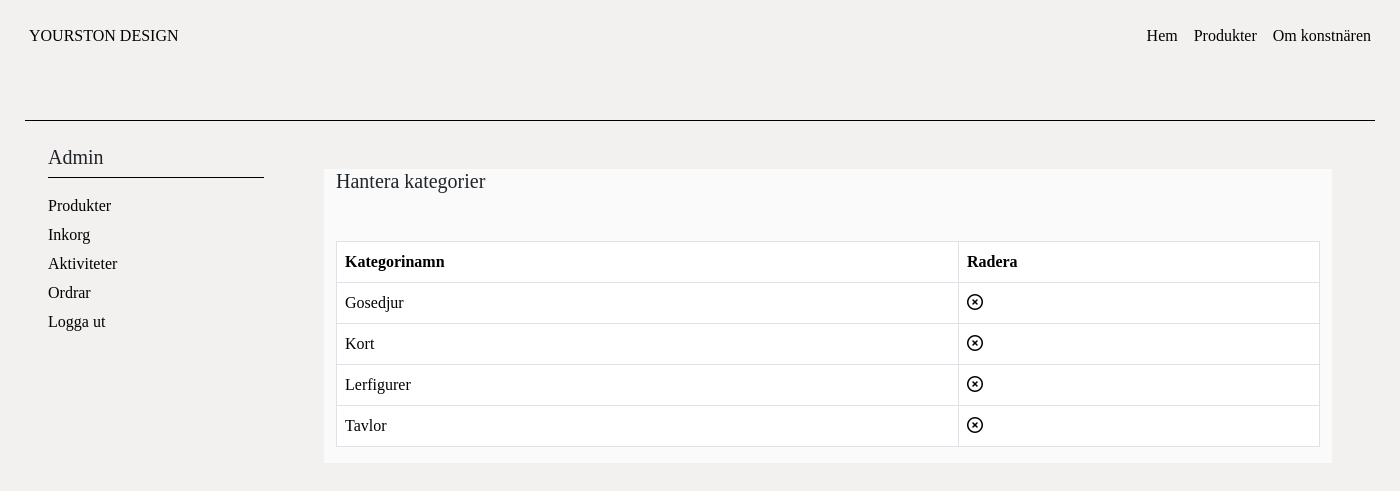
Page /admin/manage.category.php (signed in) on the committed database.
### tables this page shows
CREATE TABLE `categories` (
  `category_id` int(15) NOT NULL,
  `category_title` varchar(255) NOT NULL
);

### admin/manage.category.php (the view, shortened to what this page needs)
<?php
require_once '../assets/config/dp.php';
require_once 'admin.header.php';
?>
    <div class="line-container pt-5">
        <div class="solid-line"></div>
    </div>
    <div class="container m-0 p-0">
        <div class="row">
            <div class="col-3 adminpanel">
                <?php
                require_once 'inc.adminpanel.php';
                ?>
            </div>
            <div class="col-9 admintable my-5">
                <h5>Hantera kategorier</h5>
                <table class="table table-bordered mt-5">
                    <thead>
                        <tr>
                            <th>Kategorinamn</th>
                            <th>Radera</th>
                        </tr>
                    </thead>
                    <?php
                        $sql = 'SELECT * FROM categories ORDER BY category_title';
                        $stmt = $dbh->prepare($sql);
                        $stmt->execute();
                        if ($stmt->rowCount()>0) {
                            while ($row = $stmt->fetch()) {
                                echo '
                                    <tbody>
                                        <tr>
                                            <td>'.ucfirst($row['category_title']).'</td>
                                            <td>
                                                <a href="admin.php?delete_category='.($row['category_id']).'">
                                                    <i class="fa-regular fa-circle-xmark"></i>
                                                </a>
                                            </td>
                                        </tr>
                                    </tbody>
                                ';
                            }
                        }
                    ?>
                </table>
            </div>
        </div>
    </div>

### assets/css/album.css (style rules this page uses)
a:link { color: #000; text-decoration: none; }
body { background-color: #F2F1F0; font-family: "Avenir", "Proxima Nova"; }
.line-container { width: 100%; display: flex; justify-content: center; }
.solid-line { width: 1350px; height: 1px; background-color: black; }
.admintable { background-color: #F2F1F0; }
.admintable { background-color: #FAFAFA; }

### rows in the picture
categories: category_title "Gosedjur"
categories: category_title "Kort"
categories: category_title "Lerfigurer"
categories: category_title "Tavlor"
